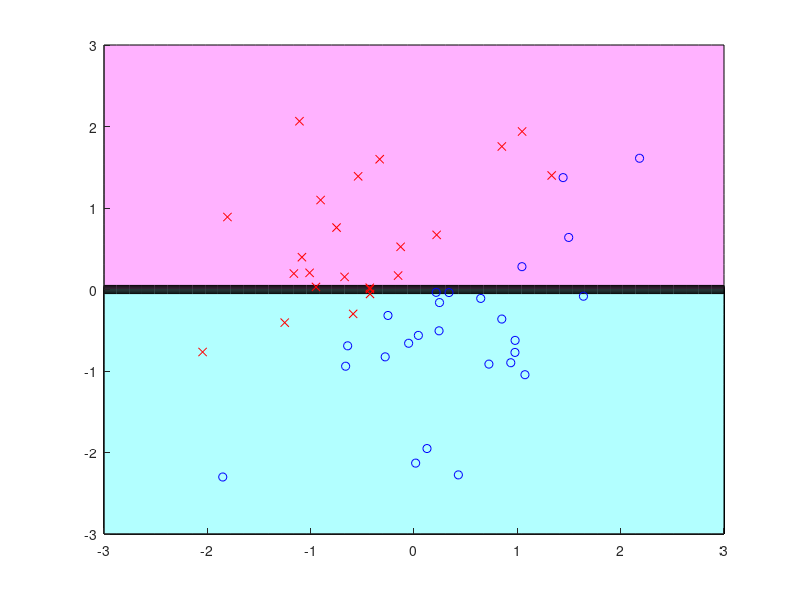

The MATLAB source for this figure:
x=randn(50,2); y=2*(x(:,1)>x(:,2))-1;
X0=linspace(-3,3,50); [X(:,:,1) X(:,:,2)] = meshgrid(X0)

d=ceil(2*rand); [xs,xi]=sort(x(:,d));
el=cumsum(y(xi)); eu=cumsum(y(xi(end:-1:1)));
e=eu(end-1:-1:1)-el(1:end-1);
[em,ei]=max(abs(e)); c=mean(xs(ei:ei+1)); s=sign(e(ei));
Y=sign(s*(X(:,:,d)-c));

figure(1); clf; hold on; axis([-3 3 -3 3]);
colormap([1 0.7 1; 0.7 1 1]); contourf(X0,X0,Y);
plot(x(y==1,1),x(y==1,2),'bo');
plot(x(y==-1,1),x(y==-1,2),'rx');
